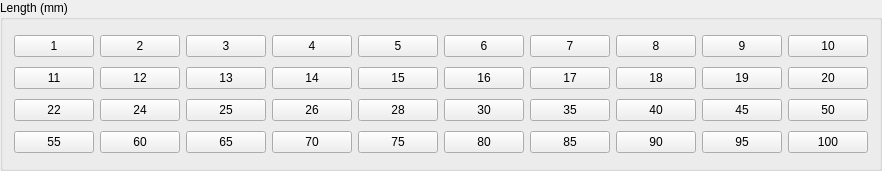
       <widget class="QGroupBox" name="MetricLengths">
        <property name="geometry">
         <rect>
          <x>460</x>
          <y>220</y>
          <width>431</width>
          <height>171</height>
         </rect>
        </property>
        <property name="title">
         <string>Length (mm)</string>
        </property>
        <layout class="QGridLayout" name="gridLayout_5">
         <item row="0" column="0">
          <widget class="QPushButton" name="pushButton_22">
           <property name="text">
            <string>1</string>
           </property>
           <attribute name="buttonGroup">
            <string notr="true">MetricLengthGroup</string>
           </attribute>
          </widget>
         </item>
         <item row="0" column="1">
          <widget class="QPushButton" name="pushButton_18">
           <property name="text">
            <string>2</string>
           </property>
           <property name="checkable">
            <bool>true</bool>
           </property>
           <attribute name="buttonGroup">
            <string notr="true">MetricLengthGroup</string>
           </attribute>
          </widget>
         </item>
         <item row="0" column="2">
          <widget class="QPushButton" name="pushButton_20">
           <property name="text">
            <string>3</string>
           </property>
           <attribute name="buttonGroup">
            <string notr="true">MetricLengthGroup</string>
           </attribute>
          </widget>
         </item>
         <item row="0" column="3">
          <widget class="QPushButton" name="pushButton_23">
           <property name="text">
            <string>4</string>
           </property>
           <attribute name="buttonGroup">
            <string notr="true">MetricLengthGroup</string>
           </attribute>
          </widget>
         </item>
         <item row="0" column="4">
          <widget class="QPushButton" name="pushButton_21">
           <property name="text">
            <string>5</string>
           </property>
           <attribute name="buttonGroup">
            <string notr="true">MetricLengthGroup</string>
           </attribute>
          </widget>
         </item>
         <item row="0" column="5">
          <widget class="QPushButton" name="pushButton_17">
           <property name="text">
            <string>6</string>
           </property>
           <attribute name="buttonGroup">
            <string notr="true">MetricLengthGroup</string>
           </attribute>
          </widget>
         </item>
         <item row="0" column="6">
          <widget class="QPushButton" name="pushButton_19">
           <property name="text">
            <string>7</string>
           </property>
           <property name="checkable">
            <bool>true</bool>
           </property>
           <attribute name="buttonGroup">
            <string notr="true">MetricLengthGroup</string>
           </attribute>
          </widget>
         </item>
         <item row="0" column="7">
          <widget class="QPushButton" name="pushButton_16">
           <property name="text">
            <string>8</string>
           </property>
           <attribute name="buttonGroup">
            <string notr="true">MetricLengthGroup</string>
           </attribute>
          </widget>
         </item>
         <item row="0" column="8">
          <widget class="QPushButton" name="pushButton_14">
           <property name="text">
            <string>9</string>
           </property>
           <attribute name="buttonGroup">
            <string notr="true">MetricLengthGroup</string>
           </attribute>
          </widget>
         </item>
         <item row="0" column="9">
          <widget class="QPushButton" name="pushButton_15">
           <property name="text">
            <string>10</string>
           </property>
           <attribute name="buttonGroup">
            <string notr="true">MetricLengthGroup</string>
           </attribute>
          </widget>
         </item>
         <item row="1" column="0">
          <widget class="QPushButton" name="pushButton_28">
           <property name="text">
            <string>11</string>
           </property>
           <attribute name="buttonGroup">
            <string notr="true">MetricLengthGroup</string>
           </attribute>
          </widget>
         </item>
         <item row="1" column="1">
          <widget class="QPushButton" name="pushButton_27">
           <property name="text">
            <string>12</string>
           </property>
           <property name="checkable">
            <bool>true</bool>
           </property>
           <attribute name="buttonGroup">
            <string notr="true">MetricLengthGroup</string>
           </attribute>
          </widget>
         </item>
         <item row="1" column="2">
          <widget class="QPushButton" name="pushButton_29">
           <property name="text">
            <string>13</string>
           </property>
           <attribute name="buttonGroup">
            <string notr="true">MetricLengthGroup</string>
           </attribute>
          </widget>
         </item>
         <item row="1" column="3">
          <widget class="QPushButton" name="pushButton_24">
           <property name="text">
            <string>14</string>
           </property>
           <attribute name="buttonGroup">
            <string notr="true">MetricLengthGroup</string>
           </attribute>
          </widget>
         </item>
         <item row="1" column="4">
          <widget class="QPushButton" name="pushButton_32">
           <property name="text">
            <string>15</string>
           </property>
           <attribute name="buttonGroup">
            <string notr="true">MetricLengthGroup</string>
           </attribute>
          </widget>
         </item>
         <item row="1" column="5">
          <widget class="QPushButton" name="pushButton_33">
           <property name="text">
            <string>16</string>
           </property>
           <attribute name="buttonGroup">
            <string notr="true">MetricLengthGroup</string>
           </attribute>
          </widget>
         </item>
         <item row="1" column="6">
          <widget class="QPushButton" name="pushButton_31">
           <property name="text">
            <string>17</string>
           </property>
           <property name="checkable">
            <bool>true</bool>
           </property>
           <attribute name="buttonGroup">
            <string notr="true">MetricLengthGroup</string>
           </attribute>
          </widget>
         </item>
         <item row="1" column="7">
          <widget class="QPushButton" name="pushButton_30">
           <property name="text">
            <string>18</string>
           </property>
           <attribute name="buttonGroup">
            <string notr="true">MetricLengthGroup</string>
           </attribute>
          </widget>
         </item>
         <item row="1" column="8">
          <widget class="QPushButton" name="pushButton_25">
           <property name="text">
            <string>19</string>
           </property>
           <attribute name="buttonGroup">
            <string notr="true">MetricLengthGroup</string>
           </attribute>
          </widget>
         </item>
         <item row="1" column="9">
          <widget class="QPushButton" name="pushButton_26">
           <property name="text">
            <string>20</string>
           </property>
           <attribute name="buttonGroup">
            <string notr="true">MetricLengthGroup</string>
           </attribute>
          </widget>
         </item>
         <item row="2" column="0">
          <widget class="QPushButton" name="pushButton_151">
           <property name="text">
            <string>22</string>
           </property>
          </widget>
         </item>
         <item row="2" column="1">
          <widget class="QPushButton" name="pushButton_145">
           <property name="text">
            <string>24</string>
           </property>
           <property name="checkable">
            <bool>true</bool>
           </property>
          </widget>
         </item>
         <item row="2" column="2">
          <widget class="QPushButton" name="pushButton_144">
           <property name="text">
            <string>25</string>
           </property>
          </widget>
         </item>
         <item row="2" column="3">
          <widget class="QPushButton" name="pushButton_149">
           <property name="text">
            <string>26</string>
           </property>
          </widget>
         </item>
         <item row="2" column="4">
          <widget class="QPushButton" name="pushButton_148">
           <property name="text">
            <string>28</string>
           </property>
          </widget>
         </item>
         <item row="2" column="5">
          <widget class="QPushButton" name="pushButton_150">
           <property name="text">
            <string>30</string>
           </property>
          </widget>
         </item>
         <item row="2" column="6">
          <widget class="QPushButton" name="pushButton_152">
           <property name="text">
            <string>35</string>
           </property>
           <property name="checkable">
            <bool>true</bool>
           </property>
          </widget>
         </item>
         <item row="2" column="7">
          <widget class="QPushButton" name="pushButton_146">
           <property name="text">
            <string>40</string>
           </property>
          </widget>
         </item>
         <item row="2" column="8">
          <widget class="QPushButton" name="pushButton_147">
           <property name="text">
            <string>45</string>
           </property>
          </widget>
         </item>
         <item row="2" column="9">
          <widget class="QPushButton" name="pushButton_143">
           <property name="text">
            <string>50</string>
           </property>
          </widget>
         </item>
         <item row="3" column="0">
          <widget class="QPushButton" name="pushButton_158">
           <property name="text">
            <string>55</string>
           </property>
          </widget>
         </item>
         <item row="3" column="1">
          <widget class="QPushButton" name="pushButton_159">
           <property name="text">
            <string>60</string>
           </property>
           <property name="checkable">
            <bool>true</bool>
           </property>
          </widget>
         </item>
         <item row="3" column="2">
          <widget class="QPushButton" name="pushButton_160">
           <property name="text">
            <string>65</string>
           </property>
          </widget>
         </item>
         <item row="3" column="3">
          <widget class="QPushButton" name="pushButton_157">
           <property name="text">
            <string>70</string>
           </property>
          </widget>
         </item>
         <item row="3" column="4">
          <widget class="QPushButton" name="pushButton_155">
           <property name="text">
            <string>75</string>
           </property>
          </widget>
         </item>
         <item row="3" column="5">
          <widget class="QPushButton" name="pushButton_154">
           <property name="text">
            <string>80</string>
           </property>
          </widget>
         </item>
         <item row="3" column="6">
          <widget class="QPushButton" name="pushButton_162">
           <property name="text">
            <string>85</string>
           </property>
           <property name="checkable">
            <bool>true</bool>
           </property>
          </widget>
         </item>
         <item row="3" column="7">
          <widget class="QPushButton" name="pushButton_153">
           <property name="text">
            <string>90</string>
           </property>
          </widget>
         </item>
         <item row="3" column="8">
          <widget class="QPushButton" name="pushButton_161">
           <property name="text">
            <string>95</string>
           </property>
          </widget>
         </item>
         <item row="3" column="9">
          <widget class="QPushButton" name="pushButton_156">
           <property name="text">
            <string>100</string>
           </property>
          </widget>
         </item>
        </layout>
       </widget>
